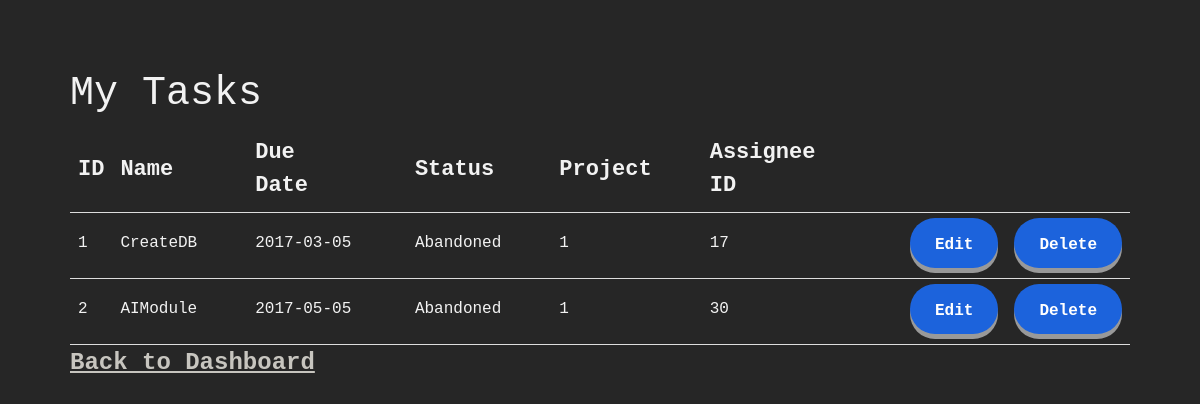
/user/list_my_tasks.php (signed in), run on an earlier commit of the app's database.
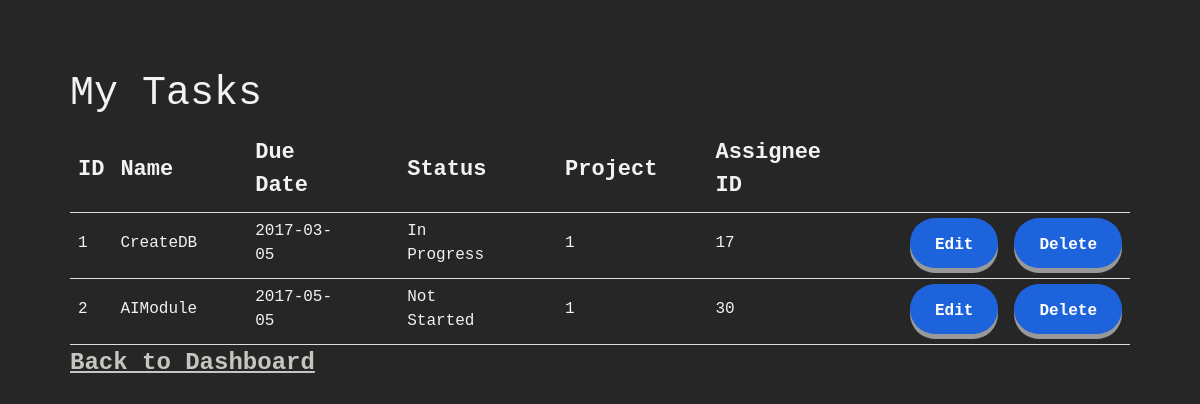
And on a later commit of the database.
### tables this page shows
CREATE TABLE task(
   task_id       	   integer not null auto_increment,
   task_name     	    varchar(100) ,
   task_due_date        date,
   task_status          varchar(50),
   proj_id        integer,
   assigned_emp_wrk_id       integer,
   supervisior_manager_wrk_id  integer,
   
  primary key (task_id,proj_id),
 
  foreign key (proj_id) references project(proj_id)
  On Update Cascade
  On Delete Cascade,
  foreign key (assigned_emp_wrk_id) references employee(emp_wrk_id)
  On Delete Set Null
  On Update Cascade,
  foreign key (supervisior_manager_wrk_id) references manager(manager_wrk_id)
  On Delete Set Null
  On Update Cascade
);

### user/list_my_tasks.php (the view, shortened to what this page needs)
<?php
	require("../connection.php");
	$wrk_id = $_SESSION['curr_user']['wrk_id'];
	$sql_query =   "SELECT task_id, task_name, task_due_date, task_status, task.proj_id AS proj_id, assigned_emp_wrk_id
					FROM task JOIN  proj_management  ON task.proj_id = proj_management.proj_id
					WHERE manager_wrk_id = $wrk_id";
	$task_rows = array();
	$statement    = $sql_query;
	$result       = $conn->query($statement);
	$numresults   = mysqli_num_rows($result);
	if($numresults != 0) {
		while($numresults !=0) {
		    $rows = $result->fetch_assoc();
		    $task_rows[] = $rows;
		    $numresults--;
		}
	}
?>
<!DOCTYPE html>
<html>
<head >
	<link rel="stylesheet" href="https://maxcdn.bootstrapcdn.com/bootstrap/4.3.1/css/bootstrap.min.css">
	<link rel="stylesheet" href = "../stylesheets/project_list_style.css">
</head>
<body>
	<h1>My Tasks</h1>
	<?php if (!empty($task_rows)) { ?>
	<table>
		<tr>
			<th class="thin">ID</th>
			<th>Name</th>
			<th>Due Date</th>
			<th>Status</th>
			<th>Project</th>
			<th>Assignee ID</th>
			<th></th>
			<th></th>
		</tr>
		<?php for ($i = 0; $i < count($task_rows); $i++) { ?>
		<tr>
			<td class="thin"><?php print $task_rows[$i]['task_id']; ?></td>
			<td><?php print $task_rows[$i]['task_name']; ?></td>
			<td><?php print $task_rows[$i]['task_due_date']; ?></td>
			<td><?php print $task_rows[$i]['task_status']; ?></td>
			<td><?php print $task_rows[$i]['proj_id']; ?></td>
			<td><?php print $task_rows[$i]['assigned_emp_wrk_id']; ?></td>
			<td class="button_col">
				<?php if (($task_rows[$i]['task_status'] == "Completed") or ($task_rows[$i]['task_status'] == "Abandoned")) { ?>
				<button type="button" class="dis_btn" disabled>Edit</button>
				<?php } else { ?>
				<button type="button" class="get_prjId button" data-toggle="modal" data-target="#myModal" data-id="<?php echo htmlspecialchars($task_rows[$i]['proj_id']); ?>" data-idtsk="<?php echo htmlspecialchars($task_rows[$i]['task_id']); ?>" data-stt="<?php echo htmlspecialchars($task_rows[$i]['task_status']); ?>">Edit</button>
				<?php } ?>
			</td>
			<td class="button_col">
			  <form method="post" action="../administrative/prcs/prcs_deleting_a_task.php">
					<button class="button" name="$tbd_task" type="submit">Delete</button>
				</form>
			</td>
		</tr>
		<?php } ?>
	</table>
	<?php } else { ?>
	<p>You haven't created any tasks!</p>
	<?php } ?>
	<p><a class="home" href='dashboard.php'>Back to Dashboard</a></p>
</body>
</html>

### stylesheets/project_list_style.css (style rules this page uses)
body { font-family: "Courier New", "Times New Roman", Times, serif; background-color: #262626; color: #f2f2f2; padding: 70px; }
a { color: #1C63DC; font-size: 26px; font-weight: bold; }
th { font-weight: bold; font-size: 22px; padding: 10px 50px 10px 8px; text-align: left; border-bottom: 1px solid #ddd; }
th.thin { padding: 10px 8px 10px 8px; }
td { padding: 5px 50px 10px 8px; text-align: left; border-bottom: 1px solid #ddd; }
td.thin { padding: 5px 8px 10px 8px; }
.button_col { padding: 5px 8px 10px 8px; }
.button { width: 100%; height: 50px; padding: 15px 25px; font-size: 16px; font-weight: bold; cursor: pointer; text-align: center; font-family: "Courier", "Times New Roman", Times, serif; outline: none; color: #fff; background-color: #1C63DC; border: none; border-radius: 35px; box-shadow: 0 5px #999; }
::placeholder { color: #f2f2f2; }
a.home { font-family: "Courier New", "Times New Roman", Times, serif; color: #c7c5bf; font-size: 24px; text-decoration: underline; }
.dis_btn { width: 100%; height: 50px; padding: 15px 25px; font-size: 16px; font-weight: bold; cursor: not-allowed; text-align: center; font-family: "Courier", "Times New Roman", Times, serif; outline: none; color: #fff; background-color: #1C63DC; border: none; border-radius: 35px; box-shadow: 0 5px #999; }

What changed in the data, as far as the page shows it:
changed task "CreateDB": task_status "Abandoned" → "In Progress"
changed task "AIModule": task_status "Abandoned" → "Not Started"
